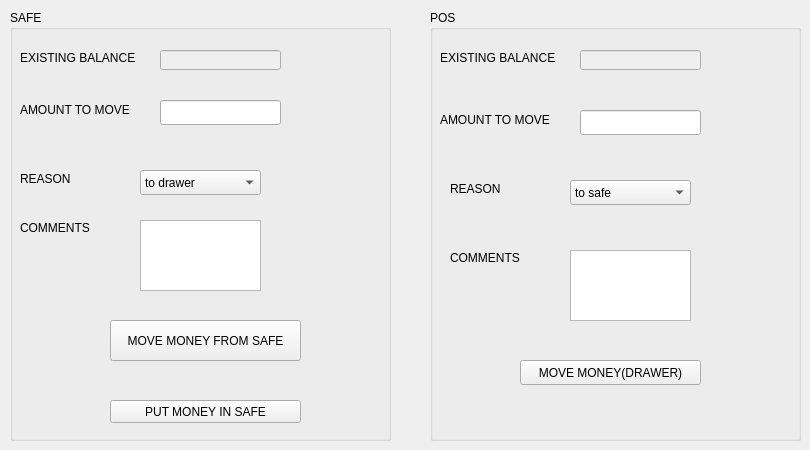
      <widget class="QWidget" name="tab_13">
       <attribute name="title">
        <string>MONEY</string>
       </attribute>
       <widget class="QGroupBox" name="groupBox_4">
        <property name="geometry">
         <rect>
          <x>430</x>
          <y>10</y>
          <width>371</width>
          <height>431</height>
         </rect>
        </property>
        <property name="title">
         <string>POS</string>
        </property>
        <widget class="QLabel" name="label_63">
         <property name="geometry">
          <rect>
           <x>10</x>
           <y>100</y>
           <width>141</width>
           <height>20</height>
          </rect>
         </property>
         <property name="text">
          <string>AMOUNT TO MOVE</string>
         </property>
        </widget>
        <widget class="QLineEdit" name="lineEdit_30">
         <property name="geometry">
          <rect>
           <x>150</x>
           <y>100</y>
           <width>121</width>
           <height>25</height>
          </rect>
         </property>
        </widget>
        <widget class="QPushButton" name="pushButton_46">
         <property name="geometry">
          <rect>
           <x>90</x>
           <y>350</y>
           <width>181</width>
           <height>25</height>
          </rect>
         </property>
         <property name="text">
          <string>MOVE MONEY(DRAWER)</string>
         </property>
        </widget>
        <widget class="QComboBox" name="comboBox_21">
         <property name="geometry">
          <rect>
           <x>140</x>
           <y>170</y>
           <width>121</width>
           <height>25</height>
          </rect>
         </property>
         <item>
          <property name="text">
           <string>to safe</string>
          </property>
         </item>
         <item>
          <property name="text">
           <string>cleaning</string>
          </property>
         </item>
         <item>
          <property name="text">
           <string>owner</string>
          </property>
         </item>
         <item>
          <property name="text">
           <string>salary</string>
          </property>
         </item>
         <item>
          <property name="text">
           <string>tea and coffee</string>
          </property>
         </item>
         <item>
          <property name="text">
           <string>tips</string>
          </property>
         </item>
         <item>
          <property name="text">
           <string>electricity</string>
          </property>
         </item>
         <item>
          <property name="text">
           <string>water</string>
          </property>
         </item>
         <item>
          <property name="text">
           <string>rent</string>
          </property>
         </item>
        </widget>
        <widget class="QLabel" name="label_119">
         <property name="geometry">
          <rect>
           <x>20</x>
           <y>170</y>
           <width>67</width>
           <height>17</height>
          </rect>
         </property>
         <property name="text">
          <string>REASON</string>
         </property>
        </widget>
        <widget class="QLabel" name="label_128">
         <property name="geometry">
          <rect>
           <x>20</x>
           <y>240</y>
           <width>91</width>
           <height>16</height>
          </rect>
         </property>
         <property name="text">
          <string>COMMENTS</string>
         </property>
        </widget>
        <widget class="QTextEdit" name="textEdit_11">
         <property name="geometry">
          <rect>
           <x>140</x>
           <y>240</y>
           <width>121</width>
           <height>71</height>
          </rect>
         </property>
        </widget>
        <widget class="QLineEdit" name="lineEdit_58">
         <property name="enabled">
          <bool>false</bool>
         </property>
         <property name="geometry">
          <rect>
           <x>150</x>
           <y>40</y>
           <width>121</width>
           <height>20</height>
          </rect>
         </property>
        </widget>
        <widget class="QLabel" name="label_132">
         <property name="geometry">
          <rect>
           <x>10</x>
           <y>40</y>
           <width>141</width>
           <height>16</height>
          </rect>
         </property>
         <property name="text">
          <string>EXISTING BALANCE</string>
         </property>
        </widget>
       </widget>
       <widget class="QGroupBox" name="groupBox_15">
        <property name="geometry">
         <rect>
          <x>10</x>
          <y>10</y>
          <width>381</width>
          <height>431</height>
         </rect>
        </property>
        <property name="title">
         <string>SAFE</string>
        </property>
        <widget class="QLabel" name="label_69">
         <property name="geometry">
          <rect>
           <x>10</x>
           <y>90</y>
           <width>141</width>
           <height>20</height>
          </rect>
         </property>
         <property name="text">
          <string>AMOUNT TO MOVE</string>
         </property>
        </widget>
        <widget class="QLineEdit" name="lineEdit_32">
         <property name="geometry">
          <rect>
           <x>150</x>
           <y>90</y>
           <width>121</width>
           <height>25</height>
          </rect>
         </property>
        </widget>
        <widget class="QPushButton" name="pushButton_47">
         <property name="geometry">
          <rect>
           <x>100</x>
           <y>310</y>
           <width>191</width>
           <height>41</height>
          </rect>
         </property>
         <property name="text">
          <string>MOVE MONEY FROM SAFE</string>
         </property>
        </widget>
        <widget class="QComboBox" name="comboBox_15">
         <property name="geometry">
          <rect>
           <x>130</x>
           <y>160</y>
           <width>121</width>
           <height>25</height>
          </rect>
         </property>
         <item>
          <property name="text">
           <string>to drawer</string>
          </property>
         </item>
         <item>
          <property name="text">
           <string>cleaning</string>
          </property>
         </item>
         <item>
          <property name="text">
           <string>owner</string>
          </property>
         </item>
         <item>
          <property name="text">
           <string>salary</string>
          </property>
         </item>
         <item>
          <property name="text">
           <string>tea and coffee</string>
          </property>
         </item>
         <item>
          <property name="text">
           <string>tips</string>
          </property>
         </item>
         <item>
          <property name="text">
           <string>electricity</string>
          </property>
         </item>
         <item>
          <property name="text">
           <string>water</string>
          </property>
         </item>
         <item>
          <property name="text">
           <string>rent</string>
          </property>
         </item>
        </widget>
        <widget class="QLabel" name="label_106">
         <property name="geometry">
          <rect>
           <x>10</x>
           <y>160</y>
           <width>71</width>
           <height>17</height>
          </rect>
         </property>
         <property name="text">
          <string>REASON</string>
         </property>
        </widget>
        <widget class="QTextEdit" name="textEdit_10">
         <property name="geometry">
          <rect>
           <x>130</x>
           <y>210</y>
           <width>121</width>
           <height>71</height>
          </rect>
         </property>
        </widget>
        <widget class="QLabel" name="label_67">
         <property name="geometry">
          <rect>
           <x>10</x>
           <y>210</y>
           <width>91</width>
           <height>16</height>
          </rect>
         </property>
         <property name="text">
          <string>COMMENTS</string>
         </property>
        </widget>
        <widget class="QLineEdit" name="lineEdit_52">
         <property name="enabled">
          <bool>false</bool>
         </property>
         <property name="geometry">
          <rect>
           <x>150</x>
           <y>40</y>
           <width>121</width>
           <height>20</height>
          </rect>
         </property>
        </widget>
        <widget class="QLabel" name="label_62">
         <property name="geometry">
          <rect>
           <x>10</x>
           <y>40</y>
           <width>141</width>
           <height>16</height>
          </rect>
         </property>
         <property name="text">
          <string>EXISTING BALANCE</string>
         </property>
        </widget>
        <widget class="QPushButton" name="pushButton_90">
         <property name="geometry">
          <rect>
           <x>100</x>
           <y>390</y>
           <width>191</width>
           <height>23</height>
          </rect>
         </property>
         <property name="text">
          <string>PUT MONEY IN SAFE</string>
         </property>
        </widget>
       </widget>
      </widget>
